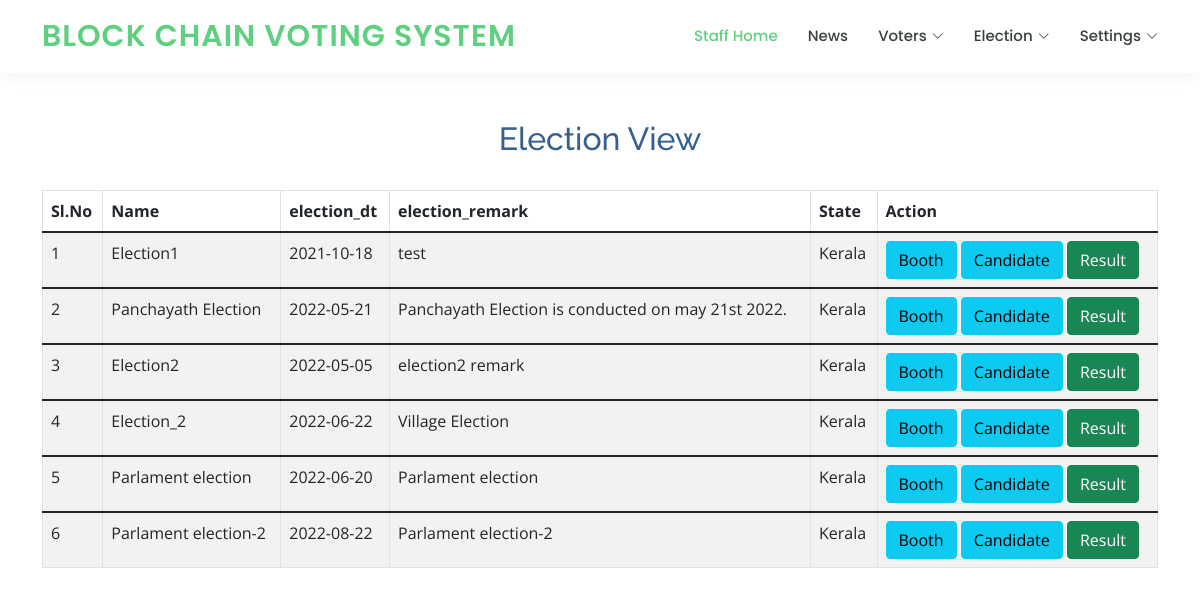
The page /staff_election_master_view on the database its author committed.
### myapp/models.py (models this page shows)
class election_master(models.Model):
    election_name = models.CharField(max_length=150)
    state_id = models.IntegerField()
    election_dt = models.CharField(max_length=15)
    election_remark = models.CharField(max_length=150)
    status = models.CharField(max_length=10)

class state_master(models.Model):
    state_name = models.CharField(max_length=150)
    state_code = models.CharField(max_length=25)

### myapp/views.py (the view)
# urls.py: path('staff_election_master_view', views.staff_election_master_view, name='staff_election_master_view'),
def staff_election_master_view(request):
    state_id = request.GET.get('state_id')
    election_list = election_master.objects.all()
    state_list = state_master.objects.all()
    context = {'election_list':election_list,'state_list':state_list,'msg':'','state_id':state_id}
    return render(request,'myapp/staff_election_master_view.html',context)

### myapp/templates/myapp/staff_election_master_view.html (shortened to what this page needs)
{% extends 'myapp/staff_base.html' %}
{% load static %}
{% block body %}
<br><br><br><br><br>
<center>
    <h2><font color="#366092">Election View</font></h2>
    <br>
<div class="container">
    <form role="form" name="frm" action="" method="post">
        <table class="table table-striped table-bordered auto-index">
        <thead>
            <tr>
            <th>Sl.No</th>
             <th>Name</th>
            <th>election_dt</th>
                <th>election_remark</th>
            <th>State</th>
            <th>Action</th>
        </tr>
            </thead>
        {% for l in election_list %}
            <tbody>
        <tr class="info ">
           <td></td>
            <td>{{ l.election_name }}</td>
            <td>{{ l.election_dt }}</td>
            <td>{{l.election_remark}}</td>
            {% for sl in state_list %}
                {% if sl.id == l.state_id %}
                <td>{{ sl.state_name }}</td>
            {% endif %}
            {% endfor %}
            <td>
                <a href="../staff_booth_master_view?election_master_id={{l.id}}" class="btn btn-info" role="button">Booth</a>
                <a href="../staff_candidate_view?election_master_id={{l.id}}" class="btn btn-info" role="button">Candidate</a>
                <a href="../staff_election_result_view?election_master_id={{l.id}}" class="btn btn-success" role="button">Result</a>
            </td>
        </tr>
        </tbody>
        {% endfor %}
        </table>
        <br/>
    </form>
</div>
</center>
{% endblock %}

### myapp/static/myapp/assets/css/style.css (style rules this page uses)
body { font-family: "Open Sans", sans-serif; color: #444444; }
a { color: #5fcf80; text-decoration: none; }
h1, h2, h3, h4, h5, h6 { font-family: "Raleway", sans-serif; }

### myapp/templates/myapp/staff_election_master_view.html (style rules this page uses)
form { counter-reset: Serial; }
.auto-index td:first-child:before { counter-increment: Serial; content:counter(Serial); }

### rows shown on the page
election_master: election_name "Election1", election_dt "2021-10-18", election_remark "test"
state_master: state_name "Kerala"
election_master: election_name "Panchayath Election", election_dt "2022-05-21", election_remark "Panchayath Election is conducted on may 21st 2022."
election_master: election_name "Election2", election_dt "2022-05-05", election_remark "election2 remark"
election_master: election_name "Election_2", election_dt "2022-06-22", election_remark "Village Election"
election_master: election_name "Parlament election", election_dt "2022-06-20", election_remark "Parlament election"
election_master: election_name "Parlament election-2", election_dt "2022-08-22", election_remark "Parlament election-2"
